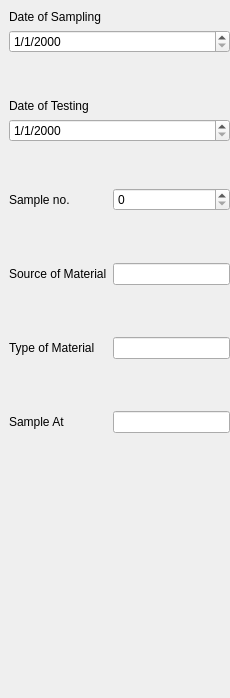
      <widget class="QWidget" name="spc_exp">
       <property name="geometry">
        <rect>
         <x>0</x>
         <y>0</y>
         <width>230</width>
         <height>698</height>
        </rect>
       </property>
       <attribute name="label">
        <string>Experiment Info</string>
       </attribute>
       <widget class="QWidget" name="verticalLayoutWidget">
        <property name="geometry">
         <rect>
          <x>9</x>
          <y>10</y>
          <width>221</width>
          <height>691</height>
         </rect>
        </property>
        <layout class="QVBoxLayout" name="verticalLayout_2">
         <item>
          <widget class="QLabel" name="label_5">
           <property name="sizePolicy">
            <sizepolicy hsizetype="Preferred" vsizetype="Maximum">
             <horstretch>0</horstretch>
             <verstretch>0</verstretch>
            </sizepolicy>
           </property>
           <property name="text">
            <string>Date of Sampling</string>
           </property>
          </widget>
         </item>
         <item>
          <widget class="QDateEdit" name="spc_exp_1">
           <property name="displayFormat">
            <string>d/M/yyyy</string>
           </property>
          </widget>
         </item>
         <item>
          <spacer name="verticalSpacer">
           <property name="orientation">
            <enum>Qt::Vertical</enum>
           </property>
           <property name="sizeType">
            <enum>QSizePolicy::Fixed</enum>
           </property>
           <property name="sizeHint" stdset="0">
            <size>
             <width>20</width>
             <height>40</height>
            </size>
           </property>
          </spacer>
         </item>
         <item>
          <widget class="QLabel" name="label_6">
           <property name="sizePolicy">
            <sizepolicy hsizetype="Preferred" vsizetype="Maximum">
             <horstretch>0</horstretch>
             <verstretch>0</verstretch>
            </sizepolicy>
           </property>
           <property name="text">
            <string>Date of Testing</string>
           </property>
          </widget>
         </item>
         <item>
          <widget class="QDateEdit" name="spc_exp_2">
           <property name="displayFormat">
            <string>d/M/yyyy</string>
           </property>
          </widget>
         </item>
         <item>
          <spacer name="verticalSpacer_2">
           <property name="orientation">
            <enum>Qt::Vertical</enum>
           </property>
           <property name="sizeType">
            <enum>QSizePolicy::Fixed</enum>
           </property>
           <property name="sizeHint" stdset="0">
            <size>
             <width>20</width>
             <height>40</height>
            </size>
           </property>
          </spacer>
         </item>
         <item>
          <layout class="QFormLayout" name="formLayout">
           <property name="rowWrapPolicy">
            <enum>QFormLayout::DontWrapRows</enum>
           </property>
           <property name="verticalSpacing">
            <number>6</number>
           </property>
           <property name="topMargin">
            <number>0</number>
           </property>
           <item row="0" column="0">
            <widget class="QLabel" name="label_7">
             <property name="text">
              <string>Sample no.</string>
             </property>
            </widget>
           </item>
           <item row="0" column="1">
            <widget class="QSpinBox" name="spc_exp_3"/>
           </item>
           <item row="2" column="0">
            <widget class="QLabel" name="label_8">
             <property name="text">
              <string>Source of Material</string>
             </property>
            </widget>
           </item>
           <item row="2" column="1">
            <widget class="QLineEdit" name="spc_exp_4"/>
           </item>
           <item row="4" column="0">
            <widget class="QLabel" name="label_9">
             <property name="text">
              <string>Type of Material</string>
             </property>
            </widget>
           </item>
           <item row="4" column="1">
            <widget class="QLineEdit" name="spc_exp_5"/>
           </item>
           <item row="6" column="0">
            <widget class="QLabel" name="label_10">
             <property name="text">
              <string>Sample At</string>
             </property>
            </widget>
           </item>
           <item row="6" column="1">
            <widget class="QLineEdit" name="spc_exp_6"/>
           </item>
           <item row="1" column="1">
            <spacer name="verticalSpacer_3">
             <property name="orientation">
              <enum>Qt::Vertical</enum>
             </property>
             <property name="sizeType">
              <enum>QSizePolicy::Fixed</enum>
             </property>
             <property name="sizeHint" stdset="0">
              <size>
               <width>20</width>
               <height>40</height>
              </size>
             </property>
            </spacer>
           </item>
           <item row="3" column="1">
            <spacer name="verticalSpacer_4">
             <property name="orientation">
              <enum>Qt::Vertical</enum>
             </property>
             <property name="sizeType">
              <enum>QSizePolicy::Fixed</enum>
             </property>
             <property name="sizeHint" stdset="0">
              <size>
               <width>20</width>
               <height>40</height>
              </size>
             </property>
            </spacer>
           </item>
           <item row="5" column="1">
            <spacer name="verticalSpacer_5">
             <property name="orientation">
              <enum>Qt::Vertical</enum>
             </property>
             <property name="sizeType">
              <enum>QSizePolicy::Fixed</enum>
             </property>
             <property name="sizeHint" stdset="0">
              <size>
               <width>20</width>
               <height>40</height>
              </size>
             </property>
            </spacer>
           </item>
          </layout>
         </item>
        </layout>
       </widget>
      </widget>
